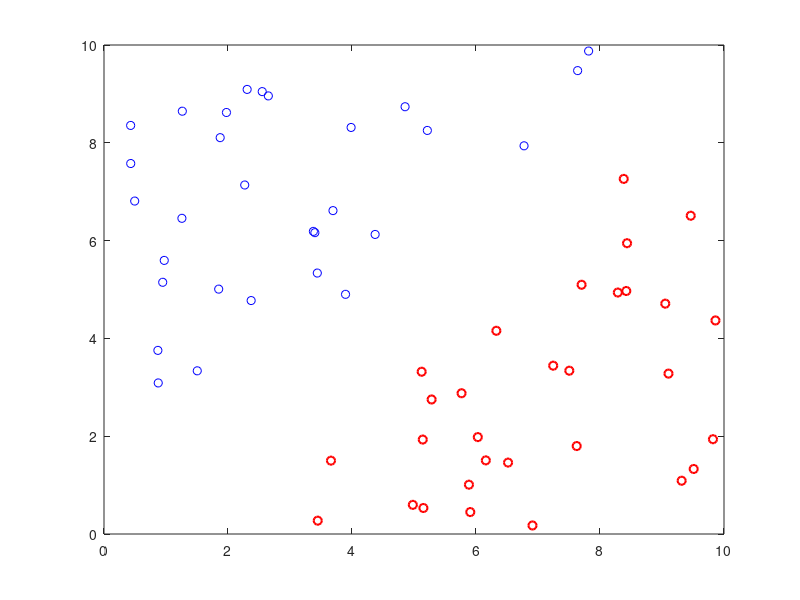

Here is the MATLAB script that generated this plot: (Note: this script raises an error after producing the figure.)
%% SVM 1

close all; clear; clc;

%% data

A=[ 0.4952    6.8088
    2.6505    8.9590
    3.4403    5.3366
    3.4010    6.1624
    5.2153    8.2529
    7.6393    9.4764
    1.5041    3.3370
    3.9855    8.3138
    1.8500    5.0079
    1.2631    8.6463
    3.8957    4.9014
    1.9751    8.6199
    1.2565    6.4558
    4.3732    6.1261
    0.4297    8.3551
    3.6931    6.6134
    7.8164    9.8767
    4.8561    8.7376
    6.7750    7.9386
    2.3734    4.7740
    0.8746    3.0892
    2.3088    9.0919
    2.5520    9.0469
    3.3773    6.1886
    0.8690    3.7550
    1.8738    8.1053
    0.9469    5.1476
    0.9718    5.5951
    0.4309    7.5763
    2.2699    7.1371];

B=[7.2450    3.4422
    7.7030    5.0965
    5.7670    2.8791
    3.6610    1.5002
    9.4633    6.5084
    9.8221    1.9383
    8.2874    4.9380
    5.9078    0.4489
    4.9810    0.5962
    5.1516    0.5319
    8.4363    5.9467
    8.4240    4.9696
    7.6240    1.7988
    3.4473    0.2725
    9.0528    4.7106
    9.1046    3.2798
    6.9110    0.1745
    5.1235    3.3181
    7.5051    3.3392
    6.3283    4.1555
    6.1585    1.5058
    8.3827    7.2617
    5.2841    2.7510
    5.1412    1.9314
    6.0290    1.9818
    5.8863    1.0087
    9.5110    1.3298
    9.3170    1.0890
    6.5170    1.4606
    9.8621    4.3674  ];

nA = size(A,1);
nB = size(B,1);

% training points
T = [A ; B]; 

plot(A(:,1),A(:,2),'bo',B(:,1),B(:,2),'ro','Linewidth',1.5)
axis([0 10 0 10])

%% YALMIP Implementation of Primal
N = 30;
w1 = sdpvar(2,1);
b1 = sdpvar(1,1);
constraints = [];
objective = norm(w1,2)^2;
for k=1:N
    %objective = objective + (transpose(w)*Phi(:,k)-Y(k))^2;
    constraints = [constraints,A(k,:)*w1+b1>=1,B(k,:)*w1+b1<=-1];
end
%objective = objective + 10* norm(w,1);      %L1 regularization
%options = sdpsettings('solver','quadprog');
optimize(constraints,objective);
w = value(w1);
b = value(b1);
%% Solution
% plot the solution
xx = 0:0.1:10 ;
uu = (-w(1)/w(2)).*xx - b/w(2);
vv = (-w(1)/w(2)).*xx + (1-b)/w(2);
vvv = (-w(1)/w(2)).*xx + (-1-b)/w(2);
plot(A(:,1),A(:,2),'bo',B(:,1),B(:,2),'ro',xx,uu,'k-',xx,vv,'b-',xx,vvv,'r-','Linewidth',1.5)
axis([0 10 0 10])
title('Optimal separating hyperplane (primal model)')
